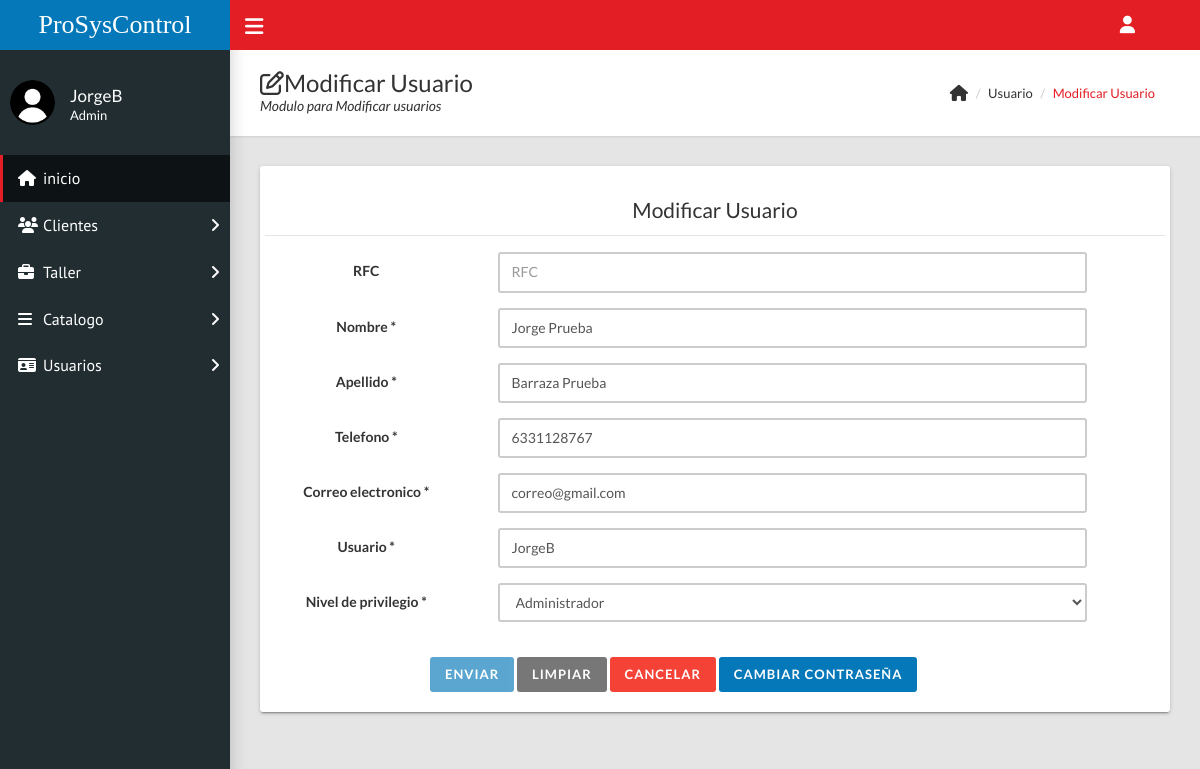
Page /home.php?c=usuario&a=FormCrear&id=1 (signed in) on the committed database.
### tables this page shows
CREATE TABLE `usuario` (
  `id` int(11) NOT NULL,
  `rfc` varchar(20) NOT NULL,
  `nombre` varchar(50) NOT NULL,
  `apellido` varchar(50) NOT NULL,
  `telefono` varchar(20) NOT NULL,
  `email` varchar(70) NOT NULL,
  `user` varchar(35) NOT NULL,
  `contrasenia` varchar(70) NOT NULL,
  `privilegio` varchar(1) NOT NULL
);

### controladores/usuario.controlador.php (called while the page is built, shortened)
<?php
require_once "modelos/usuario.php";
class UsuarioControlador{
    private $modelo;
    public function __CONSTRUCT(){
        $this->modelo = new Usuario;
    }
    public function FormCrear(){
        $titulo="Registrar";
        $usuarioSQL = new Usuario();
        if(isset($_GET['id'])){
            $usuarioSQL=$this->modelo->Obtener($_GET['id']);
            $titulo = "Modificar";
        }
        require_once "vistas/encabezado.php";
        require_once "vistas/usuario/crear_Usuario.php";
        require_once "vistas/pie.php";
    }
}

### modelos/database.php (called while the page is built, shortened)
<?php
class Database{
    public static function Conectar(){
        try{
            $conexion = new PDO("mysql:host=".self::servidor.";dbname=".self::nombrebd.";charset=utf8", self::usuariobd,
            self::clave);
            $conexion -> setAttribute(PDO::ATTR_ERRMODE, PDO::ERRMODE_EXCEPTION);
            return $conexion;
        }catch(PDOException $e){
            return "Fallo " .$e->getMessage();
        }
    }
}

### modelos/usuario.php (called while the page is built, shortened)
<?php
class Usuario{
    private $pdo;
    private $id;
    private $rfc;
    private $nombre;
    private $apellido;
    private $telefono;
    private $email;
    private $user;
    private $privilegio;
    public function __CONSTRUCT(){
        $this->pdo = Database::Conectar();
    }
    public function getId() : ?int{
        return $this->id;
    }
    public function setId(int $id){
        $this->id = $id;
    }
    public function getRfc() : ?string{
        return $this->rfc;
    }
    public function setRfc(string $rfc){
        $this->rfc = $rfc;
    }
    public function getNombre() : ? string{
        return $this->nombre;
    }
    public function setNombre(string $nombre){
        $this->nombre = $nombre;
    }
    public function getApellido() : ? string{
        return $this->apellido;
    }
    public function setApellido(string $apellido){
        $this->apellido = $apellido;
    }
    public function getTelefono() : ? string{
        return $this->telefono;
    }
    public function setTelefono(string $telefono){
        $this->telefono = $telefono;
    }
    public function getEmail() : ?string{
        return $this->email;
    }
    public function setEmail(string $email){
        $this->email = $email;
    }
    public function getUser() : ?string{
        return $this->user;
    }
    public function setUser(string $user){
        $this->user = $user;
    }
    public function getPrivilegio() : ?int{
        return $this->privilegio;
    }
    public function setPrivilegio(int $privilegio){
        $this->privilegio = $privilegio;
    }
    public function Obtener($nombre){
        try{
            $consulta = $this ->pdo ->prepare("SELECT * FROM usuario WHERE id=?;");
            $consulta->execute(array($nombre));
            $reUsuario=$consulta->fetch(PDO::FETCH_OBJ);
            $usuarioSQL=new Usuario();
            $usuarioSQL->setId($reUsuario->id);
            $usuarioSQL->setRfc($reUsuario->rfc);
            $usuarioSQL->setNombre($reUsuario->nombre);
            $usuarioSQL->setApellido($reUsuario->apellido);
            $usuarioSQL->setTelefono($reUsuario->telefono);
            $usuarioSQL->setEmail($reUsuario->email);
            $usuarioSQL->setUser($reUsuario->user);
            $usuarioSQL->setContrasenia($reUsuario->contrasenia);
            $usuarioSQL->setPrivilegio($reUsuario->privilegio);
            return $usuarioSQL;
        }catch(Exception $excepcion){
            die($excepcion->getMessage());
        }
    }
}

### vistas/usuario/crear_Usuario.php (the view, shortened to what this page needs)
<div class="content-wrapper">
  <div class="page-title">
    <div>
      <h1><i class="fa fa-edit"></i><?= $titulo ?> Usuario</h1>
      <p>Modulo para <?= $titulo ?> usuarios</p>
    </div>
    <div>
      <ul class="breadcrumb">
        <li><i class="fa fa-home fa-lg"></i></li>
        <li>Usuario</li>
        <li><a href="#"><?= $titulo ?> Usuario</a></li>
      </ul>
    </div>
  </div>
  <div class="row">
    <div class="col-md-12">
      <div class="card">
        <div class="row">
          <div class="well bs-component">
            <?php
            $regex = new Regex;
            $actualizandoBandera = ($usuarioSQL->getId())!=null ;
            if ($_SESSION['tipoUsuario'] != 'Admin' || !isset($_SESSION['tipoUsuario'])) {
              include("page-error.php");
              $regex->sweet_alerts("Modulo no permitido");
            } else {
              $tipoUsuarioDefecto = $usuarioSQL->getPrivilegio();
            ?>
              <form class="form-horizontal" method="POST" id="form" action="?c=usuario&a=Guardar">
                <legend class="control-label"><?= $titulo ?> Usuario</legend>
                <div class="form-group">
                  <div class="col-md-8">
                  </div>
                </div>
                <div class="form-group">
                  <label class="control-label col-md-3" for="Rfc">RFC</label>
                  <div class="col-md-8">
                    <input class="form-control" name="rfc" id="rfc" type="text" placeholder="RFC" value="<?= $usuarioSQL->getRfc() ?>" onkeyup="mayus(this); handleSubmit();"" maxlength=" 13" min="1" onkeypress="return ((event.charCode >= 65 && event.charCode <= 90) || (event.charCode >= 48 && event.charCode <= 57) || (event.charCode >= 97 && event.charCode <= 122))" />
                  </div>
                </div>
                <div class="form-group">
                  <label class="control-label col-md-3" for="Nombre">Nombre *</label>
                  <div class="col-md-8">
                    <input class="form-control" name="nombre" id="nombre" type="text" placeholder="Nombre" value="<?= $usuarioSQL->getNombre() ?>" onkeyup="mayus(this); handleSubmit();" maxlength="20" min="1" onkeypress="return ((event.charCode >= 65 && event.charCode <= 90) || (event.charCode == 32) || (event.charCode >= 97 && event.charCode <= 122))" />
                  </div>
                </div>
                <div class="form-group">
                  <label class="control-label col-md-3" for="Apellido">Apellido *</label>
                  <div class="col-md-8">
                    <input class="form-control" name="apellido" id="apellido" type="text" placeholder="Apellido" value="<?= $usuarioSQL->getApellido() ?>" onkeyup="mayus(this); handleSubmit();" maxlength="50" min="1" onkeypress="return ((event.charCode >= 65 && event.charCode <= 90) || (event.charCode == 32) || (event.charCode >= 97 && event.charCode <= 122))" />
                  </div>
                </div>
                <div class="form-group">
                  <label class="control-label col-md-3" for="Telefono">Telefono *</label>
                  <div class="col-md-8">
                    <input class="form-control" name="telefono" id="telefono" type="text" placeholder="Telefono" value="<?= $usuarioSQL->getTelefono() ?>" onkeyup="handleSubmit()" maxlength="10" min="1" onkeypress="return ((event.charCode >= 48 && event.charCode <= 57))" />
                  </div>
                </div>
                <div class="form-group">
                  <label class="control-label col-md-3" for="Email">Correo electronico *</label>
                  <div class="col-md-8">
                    <input class="form-control" name="email" id="correo" type="text" placeholder="email" value="<?= $usuarioSQL->getEmail() ?>" onkeyup="minus(this); handleSubmit();" />
                  </div>
                </div>
                <div class="form-group">
                  <label class="control-label col-md-3" for="User">Usuario *</label>
                  <div class="col-md-8">
                    <input class="form-control" name="user" id="usuario" type="text" placeholder="Usuario" value="<?= $usuarioSQL->getUser() ?>" onkeyup="mayus(this); handleSubmit();" maxlength="20" min="1" onkeypress="return ((event.charCode >= 65 && event.charCode <= 90) || (event.charCode == 32) || (event.charCode >= 97 && event.charCode <= 122) || (event.charCode >= 48 && event.charCode <= 57))" />
                  </div>
                </div>
                <div class="form-group">
                  <label class="control-label col-md-3" for="Privilegio">Nivel de privilegio *</label>
                  <div class="col-md-8">
                    <select class="form-control" name="privilegio" id="nivelprivilegio" onchange="handleSubmit()">
                      <option value="1" <?php if ($tipoUsuarioDefecto == "1") { ?> selected="true" <?php } ?>>Administrador</option>
                    </select>
                    <br>
                  </div>
                </div>
                <div class="col-lg-10 col-lg-offset-2">
                  <button class="btn btn-primary" type="button" id="submitButton" onclick="Guardar()" disabled>Enviar</button>
                  <button class="btn btn-default" type="reset" onclick="handleBloquearSubmit()">Limpiar</button>
                  <button class="btn btn-danger" type="button" onclick="handleCancelar()">Cancelar</button>
                  <?php if($actualizandoBandera){ ?>
                  <button class="btn btn-primary" type="button" onclick="handleCambiarContraseña('<?= $usuarioSQL->getId() ?>')">Cambiar contraseña</button>
                  <?php } ?>
                </div>
              </form>
              <?php } ?>
          </div>
        </div>
      </div>
    </div>

### rows in the picture
usuario: nombre "Jorge Prueba", apellido "Barraza Prueba", telefono "6331128767", email "correo@gmail.com", user "JorgeB", privilegio "Administrador"

### other values in the picture
$usuario "JorgeB"
$_SESSION['tipoUsuario'] "Admin"
$titulo "Modificar"
